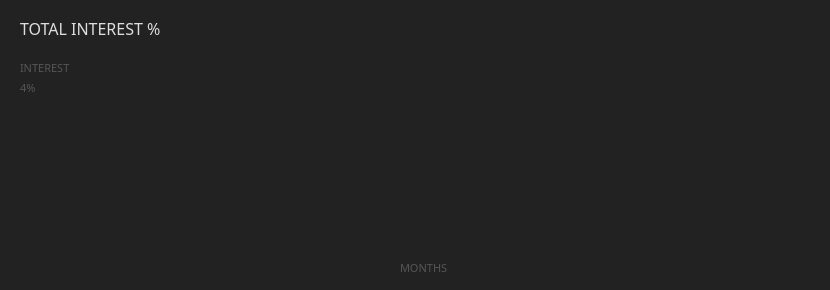
     <widget class="QGroupBox" name="m_graph">
      <property name="geometry">
       <rect>
        <x>20</x>
        <y>70</y>
        <width>830</width>
        <height>290</height>
       </rect>
      </property>
      <property name="styleSheet">
       <string notr="true">background-color: #222;</string>
      </property>
      <property name="title">
       <string/>
      </property>
      <widget class="QLabel" name="m_bar">
       <property name="geometry">
        <rect>
         <x>640</x>
         <y>210</y>
         <width>10</width>
         <height>16</height>
        </rect>
       </property>
       <property name="styleSheet">
        <string notr="true">background-color: orange;</string>
       </property>
       <property name="text">
        <string/>
       </property>
      </widget>
      <widget class="QLabel" name="m_chartBack">
       <property name="geometry">
        <rect>
         <x>0</x>
         <y>0</y>
         <width>830</width>
         <height>290</height>
        </rect>
       </property>
       <property name="styleSheet">
        <string>background-color: #222;</string>
       </property>
       <property name="text">
        <string/>
       </property>
      </widget>
      <widget class="QLabel" name="label_10">
       <property name="geometry">
        <rect>
         <x>20</x>
         <y>20</y>
         <width>211</width>
         <height>16</height>
        </rect>
       </property>
       <property name="font">
        <font>
         <family>Poppins</family>
         <pointsize>12</pointsize>
         <weight>50</weight>
         <bold>false</bold>
        </font>
       </property>
       <property name="styleSheet">
        <string notr="true">color: #ddd</string>
       </property>
       <property name="text">
        <string>TOTAL INTEREST %</string>
       </property>
      </widget>
      <widget class="QLabel" name="label_12">
       <property name="geometry">
        <rect>
         <x>400</x>
         <y>260</y>
         <width>51</width>
         <height>16</height>
        </rect>
       </property>
       <property name="font">
        <font>
         <family>Poppins</family>
         <pointsize>8</pointsize>
        </font>
       </property>
       <property name="styleSheet">
        <string notr="true">color: #555;</string>
       </property>
       <property name="text">
        <string>MONTHS</string>
       </property>
      </widget>
      <widget class="QLabel" name="label_14">
       <property name="geometry">
        <rect>
         <x>20</x>
         <y>80</y>
         <width>51</width>
         <height>16</height>
        </rect>
       </property>
       <property name="font">
        <font>
         <family>Poppins</family>
         <pointsize>8</pointsize>
        </font>
       </property>
       <property name="styleSheet">
        <string notr="true">color: #555</string>
       </property>
       <property name="text">
        <string>4%</string>
       </property>
      </widget>
      <widget class="QLabel" name="label_15">
       <property name="geometry">
        <rect>
         <x>20</x>
         <y>260</y>
         <width>51</width>
         <height>16</height>
        </rect>
       </property>
       <property name="font">
        <font>
         <family>Poppins</family>
         <pointsize>8</pointsize>
        </font>
       </property>
       <property name="styleSheet">
        <string notr="true">color: #555</string>
       </property>
       <property name="text">
        <string/>
       </property>
      </widget>
      <widget class="QLabel" name="label_16">
       <property name="geometry">
        <rect>
         <x>20</x>
         <y>60</y>
         <width>51</width>
         <height>16</height>
        </rect>
       </property>
       <property name="font">
        <font>
         <family>Poppins</family>
         <pointsize>8</pointsize>
        </font>
       </property>
       <property name="styleSheet">
        <string notr="true">color: #555</string>
       </property>
       <property name="text">
        <string>INTEREST</string>
       </property>
      </widget>
     </widget>
